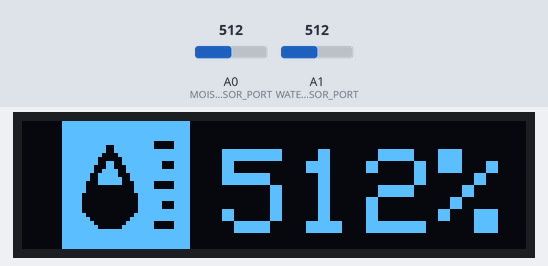
Recording of a program running on a simulated Arduino Uno, built with avr-gcc and run on an emulated ATmega328P. Shown: 126×32 one-colour display. The inputs (shaded band) are chosen by the test bench; at power-on: A0 (MOISTURE_SENSOR_PORT) = 512, A1 (WATER_LEVEL_SENSOR_PORT) = 512.

Above: at 8.8 s.
8.9 s: A0 (MOISTURE_SENSOR_PORT) set to 716
At 21.3 s:
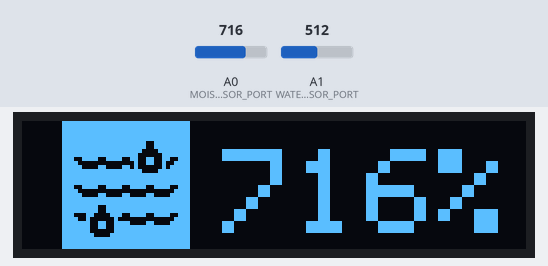
21.6 s: A1 (WATER_LEVEL_SENSOR_PORT) set to 716
At 25.0 s:
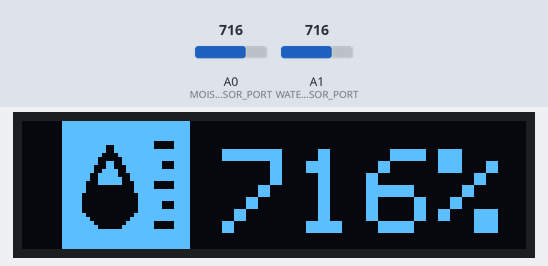
29.6 s: A0 (MOISTURE_SENSOR_PORT) set to 900
At 37.2 s:
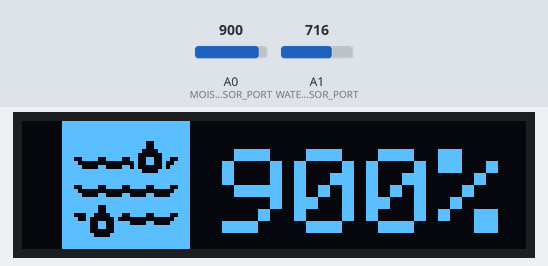
41.7 s: A1 (WATER_LEVEL_SENSOR_PORT) set to 900
At 49.4 s:
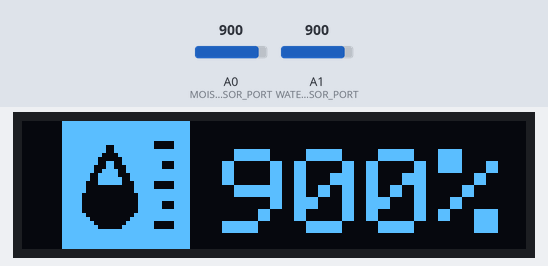
53.7 s: A0 (MOISTURE_SENSOR_PORT) set to 1023
At 61.6 s:
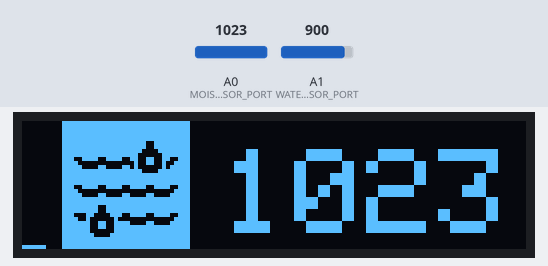
65.8 s: A1 (WATER_LEVEL_SENSOR_PORT) set to 1023
At 73.7 s:
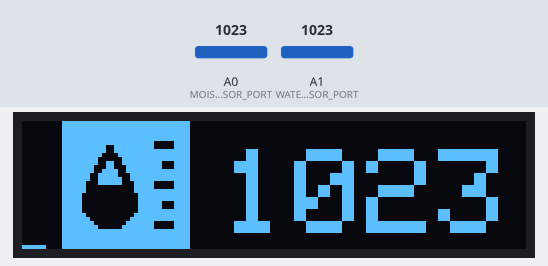
Timing chart, 0 to 75.2 s (numbered marks = the images above; inputs shaded):
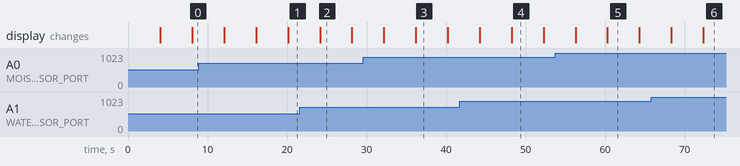

The program:

main.cpp
```cpp
#include <Adafruit_SSD1306.h>
#include <assets/icons.h>
#include <utils/moisture.h>
#include <utils/water_level.h>
#include <utils/sensors.h>

#define OLED_RESET 4
Adafruit_SSD1306 display(126, 32, &Wire, OLED_RESET);


void drawWaterSensorLevel(int waterLevel) {
	display.clearDisplay();
	display.drawBitmap(10, 0, water_level_icon, 32, 32, 1);
	display.setCursor(50, 7);
	display.print(waterLevel);
	display.println('%');
	display.display();
}

void drawMoistureSensorValue(int moisture) {
	display.clearDisplay();
	display.drawBitmap(10, 0, moisture_icon, 32, 32, 1);
	display.setCursor(50, 7);
	display.print(moisture);
	display.println('%');
	display.display();
}

void setup()
{
	display.begin(SSD1306_SWITCHCAPVCC, 0x3C);
	display.setTextSize(3);
}

void loop()
{
	Sensors sensorsValues = getSensorsValues();

	drawWaterSensorLevel(sensorsValues.waterLevel);
	delay(4000);
	drawMoistureSensorValue(sensorsValues.moisture);
	delay(4000);
}
```

moisture.h
```cpp
#include <Arduino.h>

const int dry = 560; // value for dry sensor
const int wet = 430; // value for wet sensor

int calcMoisturePercentage(int sensorValue) {
    return map(sensorValue, wet, dry, 100, 0);
}
```

sensors.h
```cpp
#include <Arduino.h>

const uint8_t MOISTURE_SENSOR_PORT = A0;
const uint8_t WATER_LEVEL_SENSOR_PORT = A1;

struct Sensors
{
    int moisture;
    int waterLevel;
} sensors;

Sensors getSensorsValues(void)
{
    sensors.moisture = analogRead(MOISTURE_SENSOR_PORT);
    sensors.waterLevel = analogRead(WATER_LEVEL_SENSOR_PORT);

    return sensors;
}
```

water_level.h
```cpp
#include <Arduino.h>

const int dryWaterSensorValue = 420; // value for dry sensor
const int wetWaterSensorValue = 682; // value for wet sensor

int calcWaterLevel(int sensorValue) {
    const int waterLevel = map(sensorValue, wetWaterSensorValue, dryWaterSensorValue, 100, 0);

    return waterLevel > 0 ? waterLevel : 0; // water sensor return 0 when it dry, but if we place it for 1mm to water it return 420. This helps to avoid negative values.
}
```

Source omitted: icons.h (data table, 3386 bytes)

Measured:
- after the input at 8.9 s, the display: first differs from a run without the input after 11.2 s (image 1)
- after the input at 21.6 s, the display: changes after 2.5 s (image 2)
- after the input at 29.6 s, the display: first differs from a run without the input after 6.6 s (image 3)
- after the input at 41.7 s, the display: first differs from a run without the input after 6.5 s (image 4)
- after the input at 53.7 s, the display: first differs from a run without the input after 6.6 s (image 5)
- after the input at 65.8 s, the display: first differs from a run without the input after 6.5 s (image 6)
- what the display in image 2 shows lasts 4.1 s, from 24.1 s to 28.2 s
